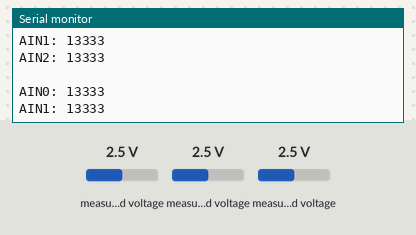
Recording of a sketch running on a simulated ESP8266 (NodeMCU). Parts: the last lines printed to the serial monitor. The inputs (shaded band) are chosen by the test bench; at power-on: measured voltage 2.5 V. WiFi joins after 1.5 s; servers stay silent unless stated.

Above: at 2.7 s.
2.8 s: measured voltage (sensor 200) set to 0.1 V
At 3.7 s:
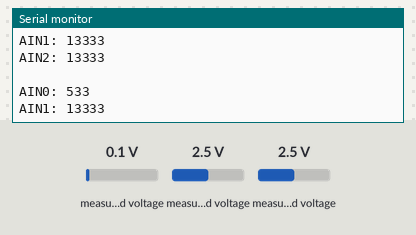
4.3 s: measured voltage (sensor 201) set to 0.1 V
At 5.3 s:
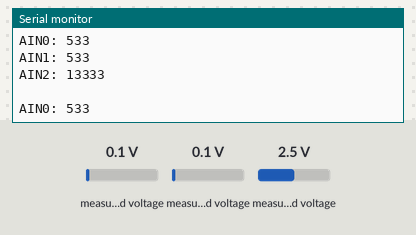
5.8 s: measured voltage (sensor 202) set to 0.1 V
At 6.4 s:
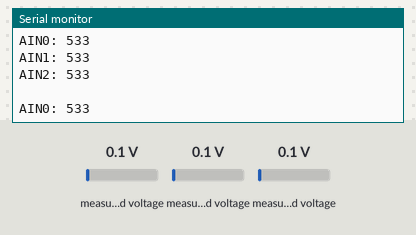
7.3 s: measured voltage (sensor 200) set to 1.2 V
At 8.3 s:
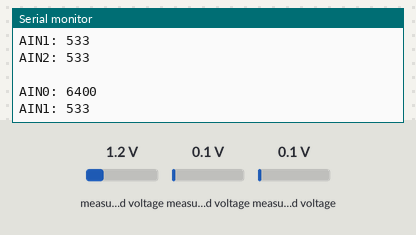
8.8 s: measured voltage (sensor 201) set to 1.2 V
At 9.3 s:
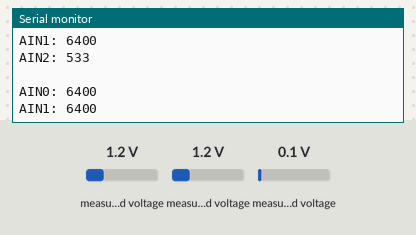
10.3 s: measured voltage (sensor 202) set to 1.2 V
At 11.0 s:
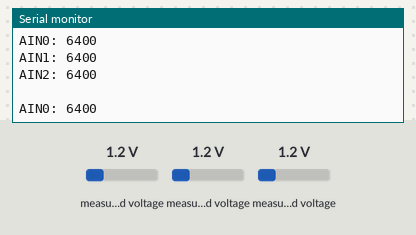
Timing chart, 0 to 12.8 s (numbered marks = the images above; inputs shaded):
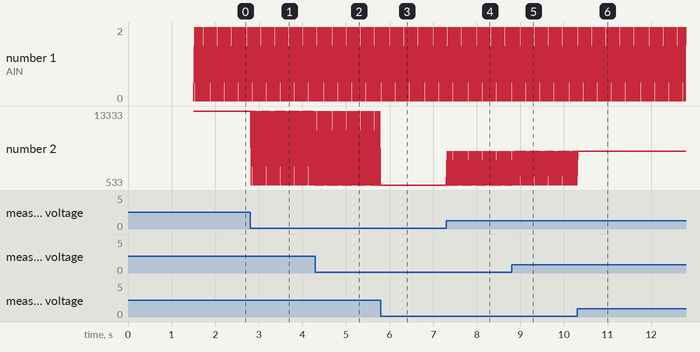

Measured:
- after the input at 2.8 s, the serial monitor: prints a new line at once (image 1)
- after the input at 4.3 s, the serial monitor: prints a new line at once (image 2)
- after the input at 5.8 s, the serial monitor: prints a new line at once (image 3)
- after the input at 7.3 s, the serial monitor: prints a new line at once (image 4)
- after the input at 8.8 s, the serial monitor: prints a new line at once (image 5)
- after the input at 10.3 s, the serial monitor: prints a new line at once (image 6)
- plotted number 2: 13333 → 533 after the input at 2.8 s

The sketch:

Main_Client.ino
```cpp
#include "Client.hpp"

// Set up Client with network name, password, port, remote IP (4 octets), number of potentiometers
Client_Class MyClient("MyNetwork","password123",4210,192, 168, 5, 1, 3);

void setup() {

  // Configure ADC, SerialPort, WIFI and UDP

  MyClient.setUpADC();
  MyClient.setUpSerialPort(115200);
  MyClient.setUpWIFI();
  MyClient.beginUDP();
}

void loop() {

  // Reading values from potentiometers and send it to server by UDP packet every 10 ms

  MyClient.startUDPpacket();

  for (int channel_i=0; channel_i<MyClient.getNumPot(); channel_i++){
    MyClient.readPotValue(channel_i);
    MyClient.sendPotValue(channel_i);
  }
  Serial.println(" ");

  MyClient.endUDPpacket();

  delay(10);
}
```

Client.cpp
```cpp
#include "Client.hpp"

/**
 * @brief Configure ADC converter ADS1115
 */
void Client_Class::setUpADC(){
  ads.begin();
}

/**
 * @brief Configuration and verification of WIFI connection
 */
void Client_Class::setUpWIFI(){
  WiFi.begin(login_network, password_network);
  WiFi.mode(WIFI_STA);
  Serial.print("Connecting to ");
  Serial.print(login_network);

  while (WiFi.status() != WL_CONNECTED)
  {
    delay(100);
    Serial.print(".");
  }

  Serial.println();
  Serial.print("Connected! IP address: ");
  Serial.println(WiFi.localIP());
}

/**
 * @brief Configure UDP port
 */
void Client_Class::beginUDP(){
  UDP.begin(UDP_port);
  Serial.print("Opening UDP port ");
  Serial.println(UDP_port);
}

/**
 * Separate a number of 16 bits in two bytes (MSB and LSB)
 * @param adc_value value from ADC
 * @return TwoBytes map with MSB and LSB
 */
std::map<String, byte> Client_Class::MSBandLSB(int16_t adc_value){
  TwoBytes["MSB"]=byte(adc_value>>8);
  TwoBytes["LSB"]=byte(adc_value&0xff);
  return TwoBytes;
}

/**
 * @brief Read potentiometer value of a specific channel (index_pot)
 */
void Client_Class::readPotValue(short int index_pot){
  adc[index_pot] = ads.readADC_SingleEnded(index_pot);
  Serial.print("AIN");
  Serial.print(index_pot);
  Serial.print(": ");
  Serial.println(adc[index_pot]);
  MSBandLSB(adc[index_pot]);
}

/**
 * @brief Send potentiometer value of a specific channel (index_pot) to the server via UDP
 */
void Client_Class::sendPotValue(short int index_pot){
  UDP.write(P0+index_pot);//works if P0 P1 and P2 are sequential in ASCII table
  UDP.write(TwoBytes["MSB"]);
  UDP.write(TwoBytes["LSB"]);
}

/**
 * @brief Begin UDP packet and send start byte
 */
void Client_Class::startUDPpacket(){
  UDP.beginPacket(remote_IP, UDP_port);
  UDP.write(SB);
}

/**
 * @brief Finish UDP packet and send end byte
 */
void Client_Class::endUDPpacket(){
  UDP.write(EB);
  UDP.endPacket();
}

short int Client_Class::getNumPot()
{
  return numPot;
}
```

Client.hpp
```cpp
#include "Client_Server.hpp"
#include <map>
#include <Adafruit_ADS1X15.h>

class Client_Class : public Client_Server {
  private:
    //ADC object
    Adafruit_ADS1115 ads;
    //UDP object
    WiFiUDP UDP;
    //IP of server
    IPAddress remote_IP;
    //Map of two bytes (MSB and LSB)
    std::map<String, byte> TwoBytes;
    //Number of potentiometers
    short int numPot;
    //Array of ADC values
    int16_t adc[];

  public:
    /**
     * Contructor of Client Class with heritage of  Client_Server Classs
     * @param network name, password, port, remote IP (4 octets), number of potentiometers
     */
    Client_Class(String login, String password, int port, byte octet1, byte octet2, byte octet3, byte octet4, short int npot) :
    Client_Server::Client_Server(login, password, port) , remote_IP(octet1, octet2, octet3, octet4), numPot(npot)
    {//adc[npot];
    };
    /**
     * @brief Configure ADC converter ADS1115
     */
    void setUpADC();

    /**
     * @brief Configuration and verification of WIFI connection
     */
    void setUpWIFI();

    /**
     * @brief Configure UDP port
     */
    void beginUDP();

    /**
     * Separate a number of 16 bits in two bytes (MSB and LSB)
     * @param adc_value value from ADC
     * @return TwoBytes map with MSB and LSB
     */
    std::map<String, byte> MSBandLSB(int16_t adc_value);

    /**
     * @brief Read potentiometer value of a specific channel (index_pot)
     */
    void readPotValue(short int index_pot);

    /**
     * @brief Send potentiometer value of a specific channel (index_pot) to the server via UDP
     */
    void sendPotValue(short int index_pot);

    /**
     * @brief Begin UDP packet and send start byte
     */
    void startUDPpacket();

    /**
     * @brief Finish UDP packet and send end byte
     */
    void endUDPpacket();

    short int getNumPot();
};
```

Client_Server.cpp
```cpp
#include "Client_Server.hpp"

/**
 * Contructor of Client_Server Class
 * @param network name, password, port
 */
Client_Server::Client_Server(String login, String password, int port){
  login_network = login;
  password_network = password;
  UDP_port = port;
}

/**
 * Configure serial port
 * @param baund_rate of the communication
 */
void Client_Server::setUpSerialPort(int baud_rate){
  Serial.begin(baud_rate);
  Serial.println();
}

// Differents get fonctions
String Client_Server::getLogin(){
  return login_network;
}
String Client_Server::getPassword(){
  return password_network;
}
int Client_Server::getPort(){
  return UDP_port;
}
```

Client_Server.hpp
```cpp
#include <Arduino.h>
#include <ESP8266WiFi.h>
#include <WiFiUdp.h>

class Client_Server{
  protected:
    // Name of WIFI network
    String login_network;
    // Password of WIFI network
    String password_network;
    // Port of socket
    int UDP_port;
    // Chars used in UDP packet
    char SB='S', EB='E', P0='A', P1='B',P2='C', P;

  public:
    /**
     * Contructor of Client_Server Class
     * @param network name, password, port
     */
    Client_Server(String login, String password, int port);

    /**
     * Configure serial port
     * @param baund_rate of the communication
     */
    void setUpSerialPort(int baud_rate);

    // Differents get fonctions
    String getLogin();
    String getPassword();
    int getPort();

};
```
